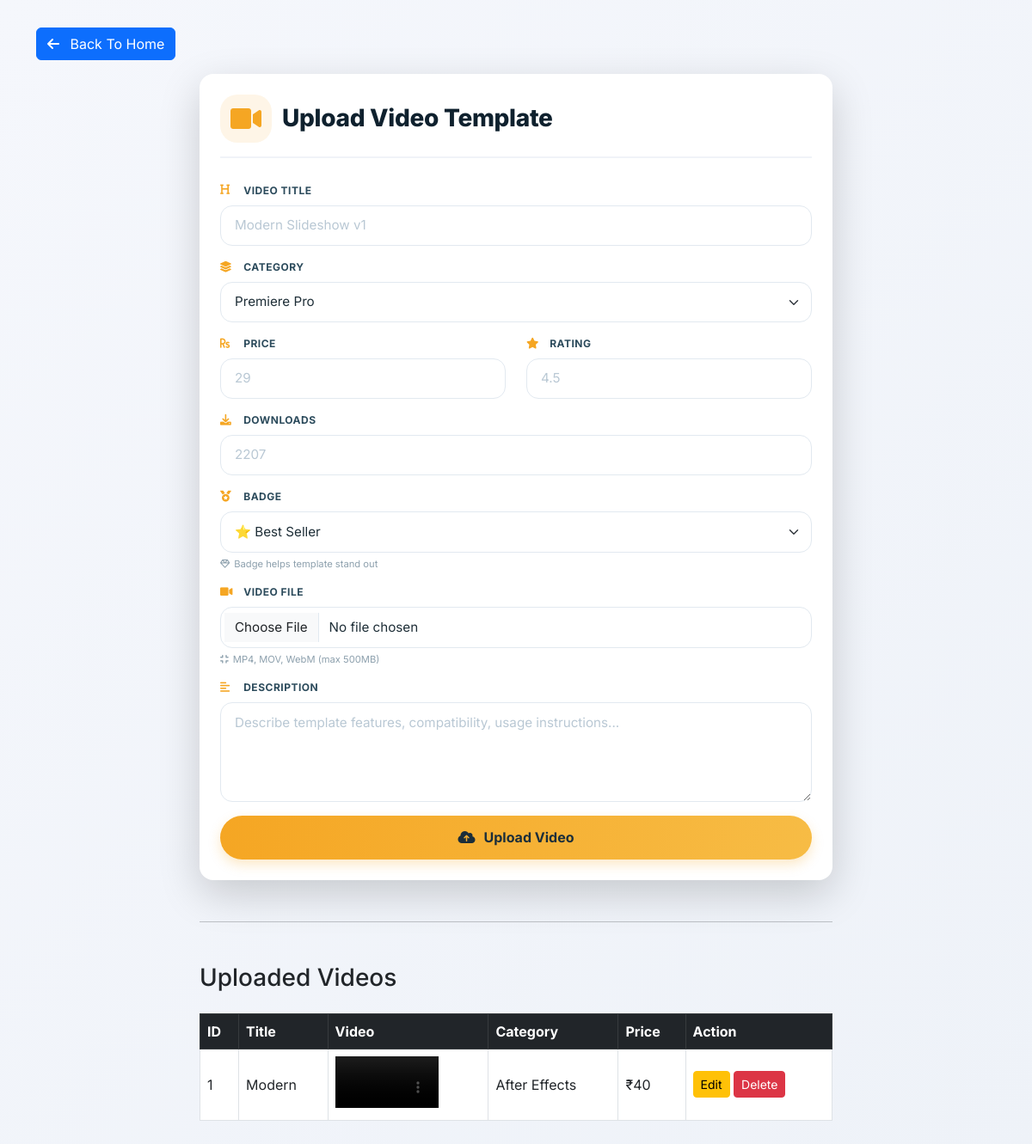
The page /upload-video/ on the database its author committed.
### adpanel/models.py (models this page shows, shortened)
class Video(models.Model):
    title = models.CharField(max_length=200)
    category = models.CharField(max_length=100)
    price = models.IntegerField()
    rating = models.FloatField(default=0)
    downloads = models.IntegerField(default=0)
    badge = models.CharField(max_length=100)
    thumbnail = models.ImageField(
        upload_to='videos/thumbnails/'
    )
    video = models.FileField(
        upload_to='videos/files/'
    )

### adpanel/views.py (the view, shortened to what this page needs)
# urls.py: path('upload-video/',ad.upload_video,    name='upload_video'),
def upload_video(request):
    videos = Video.objects.all().order_by('-id')
    return render(request,'ad/upload_video.html', {'videos': videos}    )

### templates/ad/upload_video.html (shortened to what this page needs)
<!DOCTYPE html>
<html lang="en">
<head>
    <link href="https://cdn.jsdelivr.net/npm/bootstrap@5.3.0-alpha1/dist/css/bootstrap.min.css" rel="stylesheet">
    <link rel="stylesheet" href="https://cdnjs.cloudflare.com/ajax/libs/font-awesome/6.0.0-beta3/css/all.min.css">
</head>
<body>
<div class="container">
    <div class="row justify-content-center">
        <div class="mb-3">
    <a href="{% url 'home' %}"
       class="btn btn-primary">
        <i class="fas fa-arrow-left me-2"></i>
        Back To Home
    </a>
</div>
        <div class="col-lg-8 col-md-10">
            <form method="POST"
                  enctype="multipart/form-data"
                  class="card shadow-lg p-4 rounded-4 upload-card">
                <div class="form-header">
                    <i class="fas fa-video"></i>
                    <div>
                        <h3>Upload Video Template</h3>
                    </div>
                </div>
                <div class="mb-3">
                    <label class="form-label">
                        <i class="fas fa-heading"></i> Video Title
                    </label>
                    <input type="text"
                           name="title"
                           class="form-control"
                           placeholder="Modern Slideshow v1"
                           required>
                </div>
                <div class="mb-3">
                    <label class="form-label">
                        <i class="fas fa-layer-group"></i> Category
                    </label>
                    <select name="category"
                            class="form-select">
                        <option>Premiere Pro</option>
                    </select>
                </div>
                <div class="row">
                    <div class="col-md-6 mb-3">
                        <label class="form-label">
                            <i class="fas fa-rupee-sign"></i> Price
                        </label>
                        <input type="number"
                               name="price"
                               class="form-control"
                               placeholder="29">
                    </div>
                    <div class="col-md-6 mb-3">
                        <label class="form-label">
                            <i class="fas fa-star"></i> Rating
                        </label>
                        <input type="number"
                               step="0.1"
                               min="1"
                               max="5"
                               name="rating"
                               class="form-control"
                               placeholder="4.5">
                    </div>
                </div>
                <div class="mb-3">
                    <label class="form-label">
                        <i class="fas fa-download"></i> Downloads
                    </label>
                    <input type="number"
                           name="downloads"
                           class="form-control"
                           placeholder="2207">
                </div>
                <div class="mb-3">
                    <label class="form-label">
                        <i class="fas fa-medal"></i> Badge
                    </label>
                    <select name="badge"
                            class="form-select">
                        <option>⭐ Best Seller</option>
                    </select>
                    <div class="file-hint"><i class="far fa-gem"></i> Badge helps template stand out</div>
                </div>
                <div class="mb-3">
                    <label class="form-label">
                        <i class="fas fa-video"></i> Video File
                    </label>
                    <input type="file"
                           name="video"
                           class="form-control"
                           accept="video/*">
                    <div class="file-hint"><i class="fas fa-compress"></i> MP4, MOV, WebM (max 500MB)</div>
                </div>
                <div class="mb-3">
                    <label class="form-label">
                        <i class="fas fa-align-left"></i> Description
                    </label>
                    <textarea name="description"
                              rows="4"
                              class="form-control"
                              placeholder="Describe template features, compatibility, usage instructions..."></textarea>
                </div>
                <button type="submit"
                        class="btn btn-warning w-100 btn-warning-pro">
                    <i class="fas fa-cloud-upload-alt"></i>
                    Upload Video
                </button>
            </form>
            <hr class="my-5">
<h3 class="mb-4">
    Uploaded Videos
</h3>
<div class="table-responsive">
<table class="table table-bordered table-hover align-middle">
    <thead class="table-dark">
        <tr>
            <th>ID</th>
            <th>Title</th>
             <th>Video</th>
            <th>Category</th>
            <th>Price</th>
            <th>Action</th>
        </tr>
    </thead>
    <tbody>
    {% for item in videos %}
        <tr>
            <td>{{ item.id }}</td>
<td>{{ item.title }}</td>
<td>
    <video width="120" controls>
        <source src="{{ item.video.url }}"
                type="video/mp4">
    </video>
</td>
<td>{{ item.category }}</td>
<td>₹{{ item.price }}</td>
            <td>
                <a href="{% url 'edit_video' item.id %}"
                   class="btn btn-warning btn-sm">
                    Edit
                </a>
                <a href="{% url 'delete_video' item.id %}"
                   class="btn btn-danger btn-sm"
                   onclick="return confirm('Delete this video?')">
                    Delete
                </a>
            </td>
        </tr>
    {% empty %}
        <tr>
            <td colspan="6" class="text-center">
                No Videos Found
            </td>
        </tr>
    {% endfor %}
    </tbody>
</table>
</div>
        </div>
    </div>
</div>
</body>
</html>

### templates/ad/upload_video.html (style rules this page uses)
* { font-family: 'Inter', system-ui, -apple-system, 'Segoe UI', sans-serif; }
body { background: linear-gradient(135deg, #f5f7fc 0%, #eef2f8 100%); min-height: 100vh; padding: 2rem 0; display: flex; align-items: center; justify-content: center; }
.upload-card { border: none; border-radius: 32px; background: #ffffff; box-shadow: 0 25px 50px -12px rgba(0, 0, 0, 0.15), 0 1px 2px rgba(0, 0, 0, 0.02); transition: transform 0.2s, box-shadow 0.2s; max-width: 880px; margin: 0 auto; }
.form-label { font-weight: 700; font-size: 0.75rem; letter-spacing: 0.5px; text-transform: uppercase; color: #2c4b5c; margin-bottom: 0.5rem; display: flex; align-items: center; gap: 8px; }
.form-label i { color: #f5a623; font-size: 0.8rem; width: 1.2rem; }
.form-control, .form-select { border: 1.5px solid #e2e9f0; border-radius: 14px; padding: 0.7rem 1rem; font-size: 0.95rem; background-color: #ffffff; transition: all 0.2s; color: #1f2f38; }
.form-control::placeholder { color: #b9c8d4; font-weight: 400; }
.btn-warning-pro { background: linear-gradient(98deg, #f5a623 0%, #f7bc45 100%); border: none; border-radius: 40px; padding: 0.85rem 1rem; font-weight: 700; font-size: 1rem; color: #1b2e3a; transition: all 0.25s; box-shadow: 0 6px 14px rgba(245, 166, 35, 0.25); display: flex; align-items: center; justify-content: center; gap: 10px; }
.file-hint { font-size: 0.7rem; color: #8da0ad; margin-top: 5px; display: flex; align-items: center; gap: 5px; }
.form-header { display: flex; align-items: center; gap: 12px; margin-bottom: 1.8rem; padding-bottom: 1rem; border-bottom: 2px solid #f0f3f8; }
.form-header i { font-size: 2rem; color: #f5a623; background: #fef5e7; padding: 12px; border-radius: 20px; }
.form-header h3 { font-weight: 800; color: #0f212e; margin: 0; letter-spacing: -0.3px; }
.row > div { margin-bottom: 0; }

### rows shown on the page
Video: id "1", title "Modern", category "After Effects", price "40"
